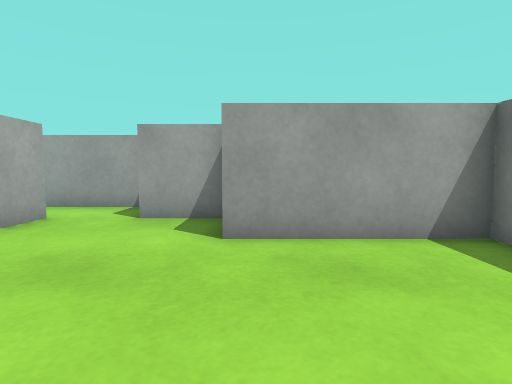
[1] (above)

13 first-person views from a walk through a Unity game level. The camera is 0.51 m above the floor, tilts 4° down and sees 80° across. The floor is counted in squares, 0.5 m on a side. Each view is taken from the middle of a square. On the plan, view 1 faces up. The plan holds only what a view shows up to about 12 squares ahead; the rest is blank. The place goes on beyond the plan. The player is left out. Surface patterns are stand-ins for the level's own textures.

[2]
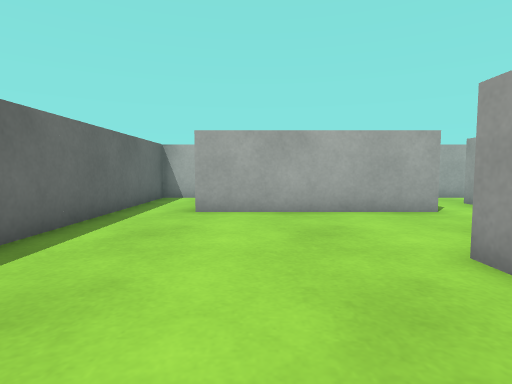

[3]
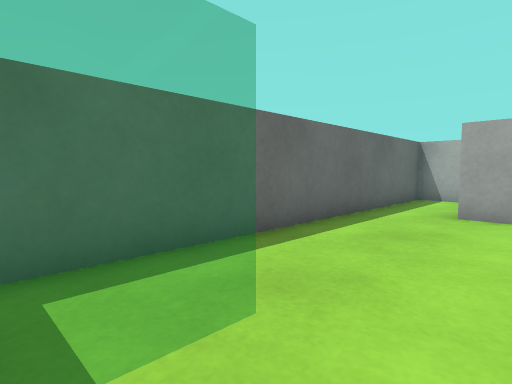

[4]
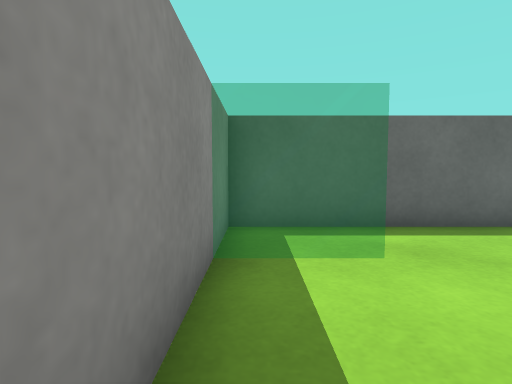

[5]
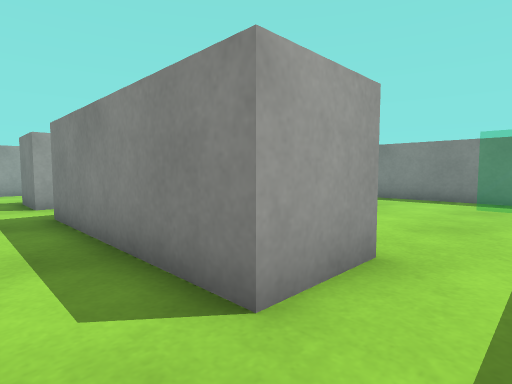

[6]
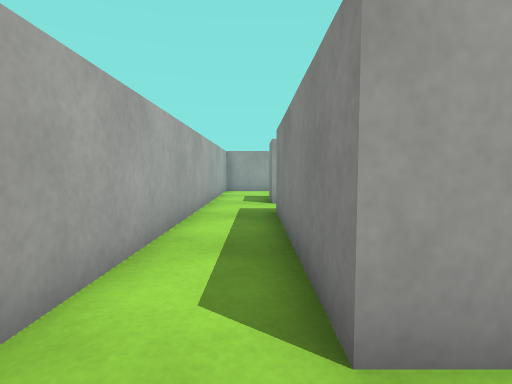

[7]
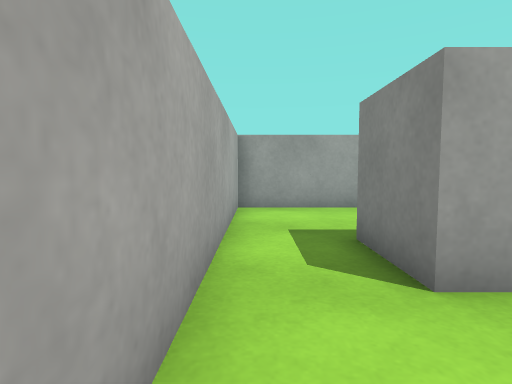

[8]
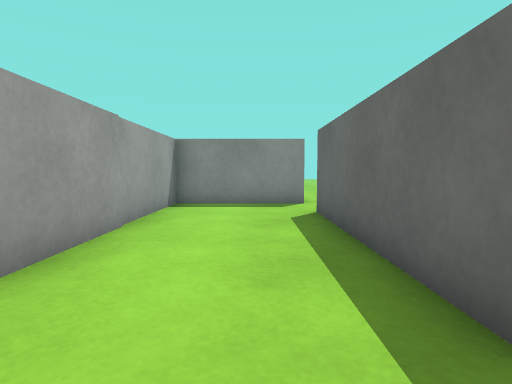

[9]
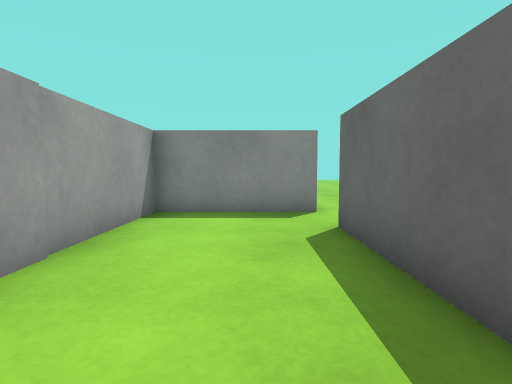

[10]
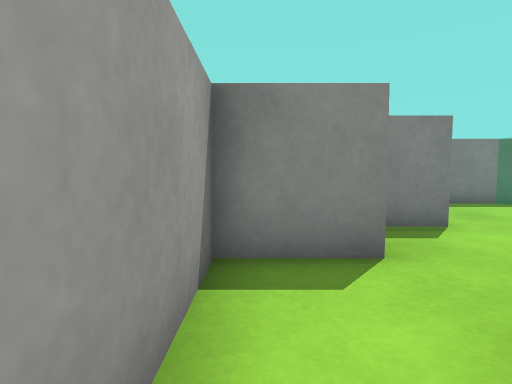

[11]
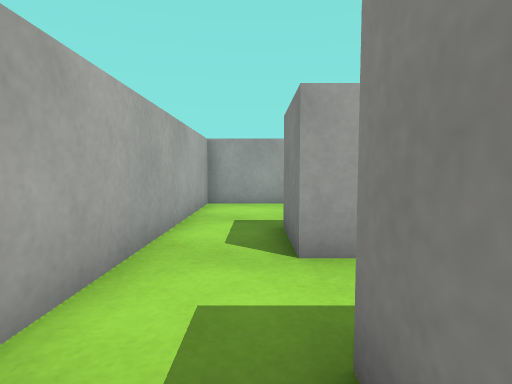

[12]
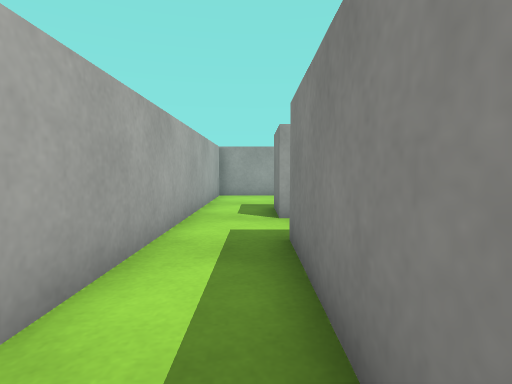

[13]
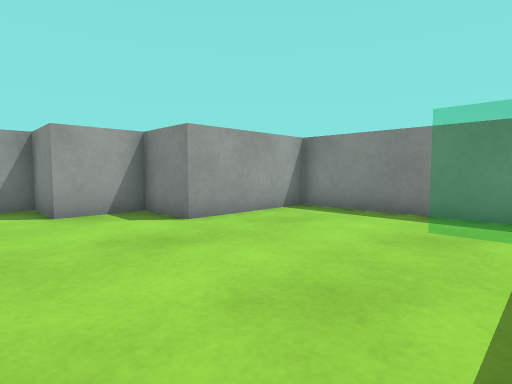

### Floor plan
Ten units are one square. View 1 is at (0, 0); x grows to the right and y downward. Boxes are objects, and circles mark ways between rooms. Rooms are numbered by the first view taken in them; rooms with no view inside come last. Other rooms are left out.
<svg viewBox="-90 -150 130 170">
<path fill="none" stroke="#000" d="M-45 -66 -45 -5 -65 -5M-65 15 35 15 35 -45 -5 -45 -5 -65 -25 -65 -25 -85 -65 -85M-65 -5 -65 -65M-85 -85 -85 15 -65 15M-65 -85 -65 -105 -5 -105M-85 -145 -85 -85M15 -104 15 -145 -25 -145"/>
<rect x="-85" y="-145" width="60" height="10" fill="#bbb"><title>other object</title></rect>
<circle cx="-55" cy="-75" r="3" fill="#2a7"/>
<circle cx="-55" cy="5" r="3" fill="#2a7"/>
<circle cx="-75" cy="-95" r="3" fill="#2a7"/>
<text x="-20" y="-30">1</text>
<text x="-80" y="-40">2</text>
<text x="-40" y="-120">3</text>
</svg>
Room 1 opens to room 2. Room 2 opens to room 3.

Where each view was taken, in squares from view 1:
view 1: 0 up, 0 right, facing up
view 2: 2 up, 3 right, facing left
view 3: 2 up, 3 right, facing down-left
view 4: 4 up, 3 right, facing down
view 5: 1 down, 8 left, facing up-right
view 6: 1 down, 7 left, facing up
view 7: 6 up, 8 left, facing up
view 8: 12 up, 8 left, facing right
view 9: 12 up, 6 left, facing right
view 10: 8 up, 6 left, facing right
view 11: 5 up, 7 left, facing up
view 12: 2 up, 7 left, facing up
view 13: 1 down, 4 left, facing up-right
